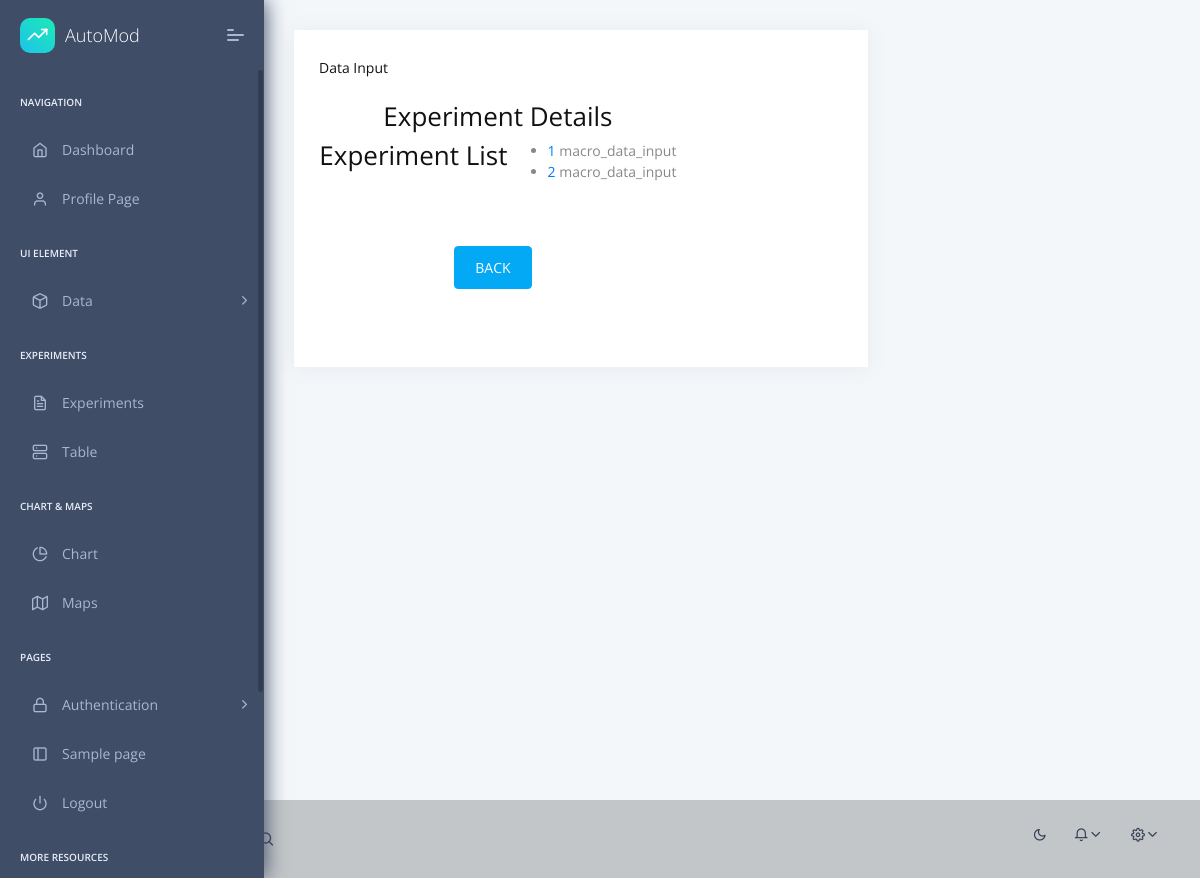
The page /logistic_build/experiment on the database as committed earlier.
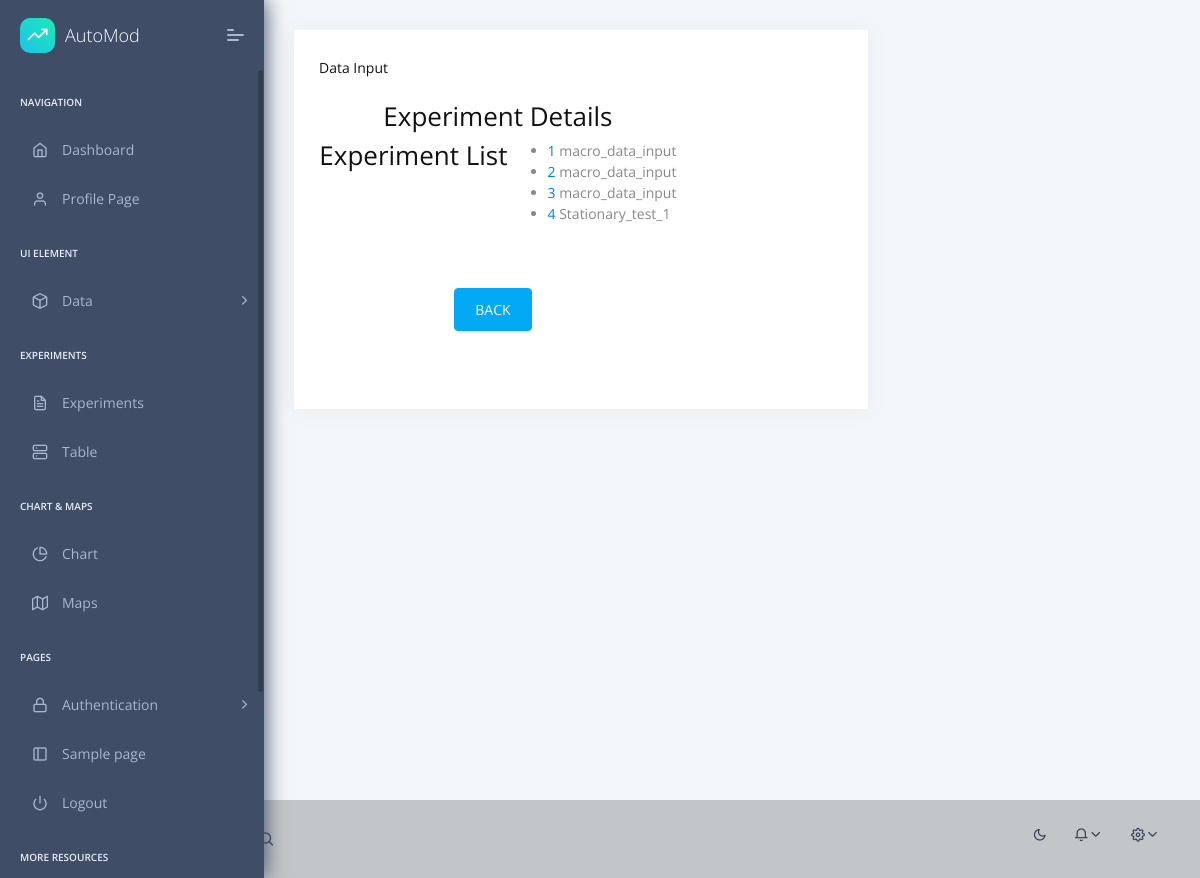
The same page on the database as committed later.
### logistic_build/models.py (models this page shows, shortened)
class Experiment(models.Model):
    EXPERIMENT_TYPE = [
        ('Input', 'Input'),
        ("Column_format_change",'Column_format_change'),
        ('Feature_engineering','Feature_engineering'),
        ('Stationarity_test', 'Stationarity_test'),
    ]
    experiment_id= models.AutoField(primary_key=True)
    experiment_type=models.CharField(max_length=100,choices=EXPERIMENT_TYPE,null=True, blank=True)
    name = models.CharField(max_length=100,null=True, blank=True)
    start_date= models.DateTimeField(auto_now_add=True, null=True, blank=True)
    traindata = models.ForeignKey(Traindata, on_delete=models.SET_NULL, null=True)
    def get_absolute_url(self):
        return reverse('experiment_detail', args=[str(self.experiment_id)])

### logistic_build/views.py (the view)
# urls.py: path('experiment', views.ExperimentListView.as_view(), name='all'),
class ExperimentListView(ExperimentBaseView, ListView):
    """View to list all films.
    Use the 'film_list' variable in the template
    to access all Experiment objects"""

### logistic_build/context_processors.py (called while the page is built)
def cfg_assets_root(request):
    return { 'ASSETS_ROOT' : settings.ASSETS_ROOT }

### logistic_build/templates/logistic_build/experiment_list.html (shortened to what this page needs)
{% extends 'logistic_build/index.html' %}
{% block  list_view_content%}
<div class="" style="width: 70%;">
    <div class="col">
        <h3 class="text-center"> Experiment Details</h3>
        <div class="d-flex justify-content-center">
        <h3>Experiment List</h3>
        {% if experiment_list %}
            <ul>
                {% for experiment in experiment_list %}
            <li>
                <a href="{{ experiment.get_absolute_url }}">{{ experiment.experiment_id }}</a> {{experiment.name}}
            </li>
            {% endfor %}
            </ul>
        {% else %}
            <p>There are no experiments  yet.</p>
        {% endif %}
        </div>
        <div class="d-flex justify-content-center">
            <a href="{% url 'all' %}" class="d-block btn btn-primary btn-lg my-5">BACK</a>
        </div>
    </div>
</div>
{% endblock  %}

Rows that differ between the two databases and show on the page:
added Experiment: experiment_id "3", name "macro_data_input"
added Experiment: experiment_id "4", name "Stationary_test_1"
